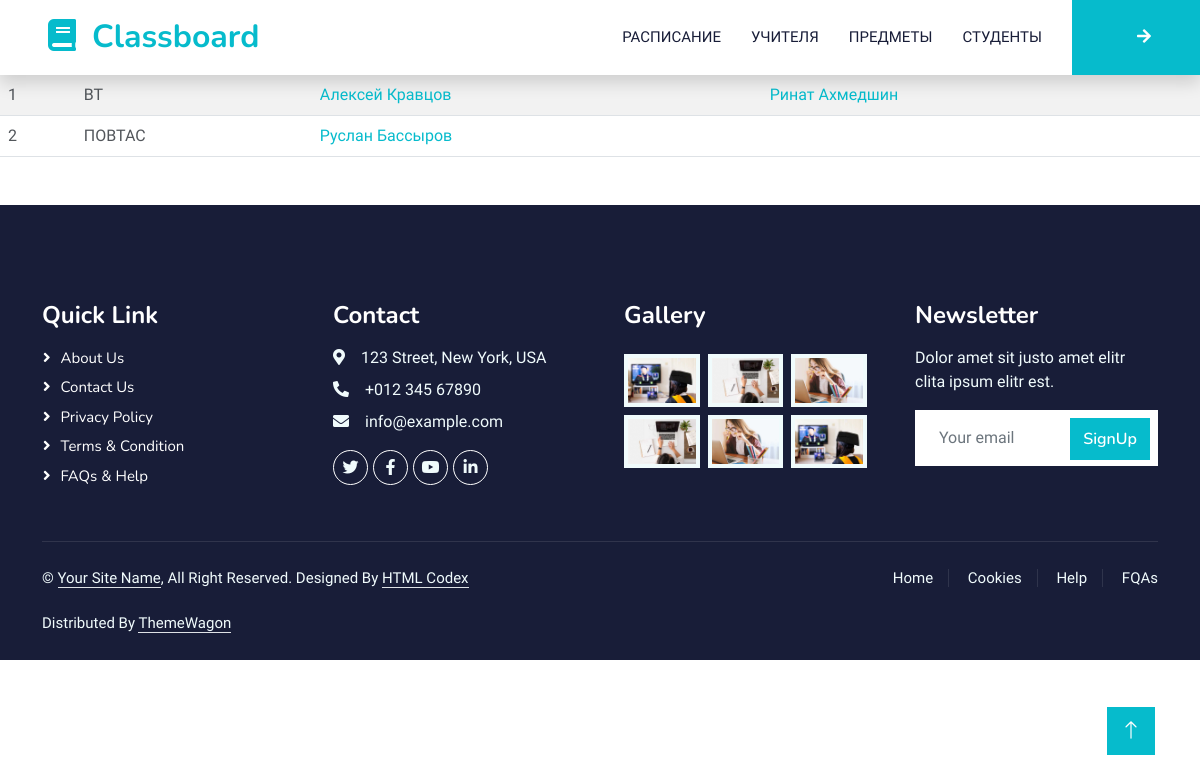
The page /students/ on the database its author committed.
### students/models.py (models this page shows)
class Group(models.Model):
    name = models.CharField(verbose_name='Группа', max_length=100, blank=True, null=True)
    class Meta:
        verbose_name = 'Группа'
        verbose_name_plural = 'Группы'
        ordering = ['name']
    def __str__(self) -> str:
        return f'{self.name}'

class Student(PersonAbstract):
    group = models.ForeignKey(verbose_name='Группа', to='Group', on_delete=models.CASCADE,
                               related_name='student_group')
    on_class = models.ManyToManyField(verbose_name='Предмет', to='classes.Class', related_name='student_class')
    class Meta:
        verbose_name = 'Студент'
        verbose_name_plural = 'Студенты'
        ordering = ['first_name', 'last_name']

### students/views.py (the view)
# urls.py: path('',show_students_grid,name='show_students_grid'),
def show_students_grid(request,pk=None)->render:
    if not pk:
        groups=Group.objects.all()
        main_list=[]
        maxx=0
        for group in groups:
            students=group.student_group.all()
            if len(students)>maxx:
                maxx=len(students)
        for group in groups:
            students=group.student_group.all()
            students=list(students)
            if len(students)<maxx:
                for i in range(maxx-len(students)):
                    students.append('')
            group_name=students[0].group
            students.insert(0,group_name)
            main_list.append(students)
        ic(groups[1].student_group.all())
        context={
            'groups':groups,
            'main_list':main_list,
        }
        template_='students_all.html'
    else:
        current_student=get_object_or_404(Student,pk=pk)
        template_='students_detail.html'
        context={
            'current_student' : current_student,
        }
    return render(request,template_,context=context)

### persons/models.py (called while the page is built)
    def __str__(self):
        return f'{self.first_name} {self.last_name}'

### students/templates/students_all.html
{% extends 'layout/base.html' %}
{% block content %}
<table class="table table-striped">
    <tbody>
        {% for group in main_list %}
            <tr>
                <td>{{ forloop.counter }}</td>
                <td>{{ group.0 }}</td>
                {% for student in group %}
                    {% if student != group.0 %}
                        {% if student %}
                                <td><a href="{% url 'students:show_students_grid' student.pk %}">{{ student }}</a></td>
                        {% else %}
                            <td></td>
                        {% endif %}
                    {% endif %}
                {% endfor %}
            </tr>
        {% endfor %}
    </tbody>
</table>
{% endblock content %}

### static/css/style.css (style rules this page uses)
:root { --primary: #06BBCC; --light: #F0FBFC; --dark: #181d38; }

### rows shown on the page
Group: name "ВТ"
Student: first_name+last_name "Алексей Кравцов"
Student: first_name+last_name "Ринат Ахмедшин"
Group: name "ПОВТАС"
Student: first_name+last_name "Руслан Бассыров"
